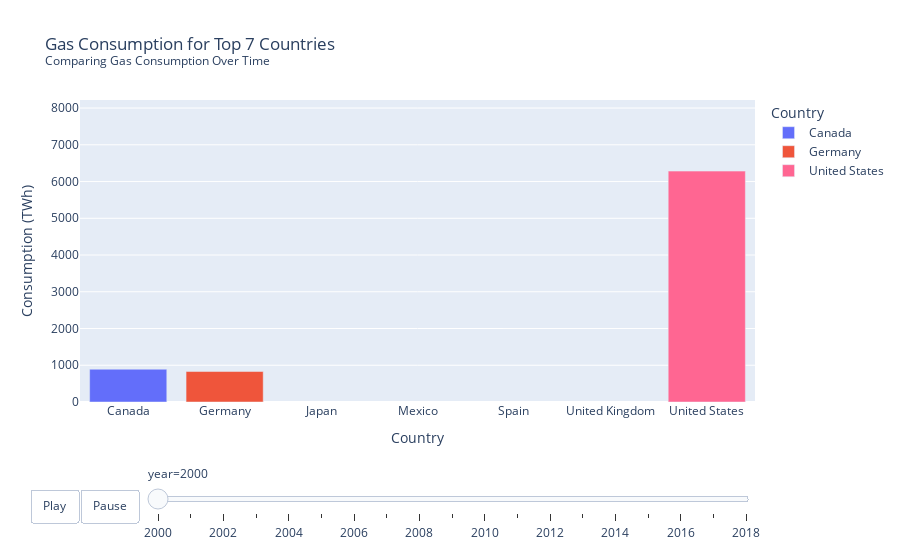

Source (notebook cell):
### Code cell
# Slower animation for gas consumption with Play and Pause buttons
fig_gas = px.bar(ct, x='country', y='gas_consumption', color='country',
                 animation_frame="year", 
                 animation_group="country", 
                 range_y=[0, ct['gas_consumption'].max()], 
                 title=('Gas Consumption for Top 7 Countries<br><sup>Comparing Gas Consumption Over Time</sup>'),
                 labels={'gas_consumption': 'Consumption (TWh)', 'country': 'Country'})

# Adding Play and Pause buttons
fig_gas.update_layout(
    updatemenus=[{
        'buttons': [
            {
                'args': [None, {'frame': {'duration': 1000, 'redraw': True}, 'fromcurrent': True}],
                'label': 'Play',
                'method': 'animate'
            },
            {
                'args': [[None], {'frame': {'duration': 0, 'redraw': False}, 'mode': 'immediate', 'transition': {'duration': 0}}],
                'label': 'Pause',
                'method': 'animate'
            }
        ],
        'direction': 'left',
        'pad': {'r': 10, 't': 87},
        'showactive': False,
        'type': 'buttons',
        'x': 0.1,
        'xanchor': 'right',
        'y': 0,
        'yanchor': 'top'
    }]
)

fig_gas.show()

### Figure 1 — Plotly figure (JSON) as saved in the notebook; plotly's stock layout.template omitted (floating-point values rounded to 4 significant figures)
{"data": [{"alignmentgroup": "True", "hovertemplate": "Country=%{x}<br>year=2000<br>Consumption (TWh)=%{y}<extra></extra>", "ids": ["Canada", "Canada", "Canada", "Canada", "Canada", "Canada", "Canada", "Canada", "Canada"], "legendgroup": "Canada", "marker": {"color": "#636efa", "pattern": {"shape": ""}}, "name": "Canada", "offsetgroup": "Canada", "orientation": "v", "showlegend": true, "textposition": "auto", "type": "bar", "x": ["Canada", "Canada", "Canada", "Canada", "Canada", "Canada", "Canada", "Canada", "Canada"], "xaxis": "x", "y": [892.2, 892.2, 892.2, 892.2, 892.2, 892.2, 892.2, 892.2, 892.2], "yaxis": "y"}, {"alignmentgroup": "True", "hovertemplate": "Country=%{x}<br>year=2000<br>Consumption (TWh)=%{y}<extra></extra>", "ids": ["Germany", "Germany", "Germany", "Germany", "Germany", "Germany", "Germany", "Germany", "Germany"], "legendgroup": "Germany", "marker": {"color": "#EF553B", "pattern": {"shape": ""}}, "name": "Germany", "offsetgroup": "Germany", "orientation": "v", "showlegend": true, "textposition": "auto", "type": "bar", "x": ["Germany", "Germany", "Germany", "Germany", "Germany", "Germany", "Germany", "Germany", "Germany"], "xaxis": "x", "y": [829.2, 829.2, 829.2, 829.2, 829.2, 829.2, 829.2, 829.2, 829.2], "yaxis": "y"}, {"alignmentgroup": "True", "hovertemplate": "Country=%{x}<br>year=2000<br>Consumption (TWh)=%{y}<extra></extra>", "ids": ["United States", "United States", "United States", "United States", "United States", "United States", "United States", "United States", "United States"], "legendgroup": "United States", "marker": {"color": "#FF6692", "pattern": {"shape": ""}}, "name": "United States", "offsetgroup": "United States", "orientation": "v", "showlegend": true, "textposition": "auto", "type": "bar", "x": ["United States", "United States", "United States", "United States", "United States", "United States", "United States", "United States", "United States"], "xaxis": "x", "y": [6284.0, 6284.0, 6284.0, 6284.0, 6284.0, 6284.0, 6284.0, 6284.0, 6284.0], "yaxis": "y"}], "layout": {"barmode": "relative", "legend": {"title": {"text": "Country"}, "tracegroupgap": 0}, "sliders": [{"active": 0, "currentvalue": {"prefix": "year="}, "len": 0.9, "pad": {"b": 10, "t": 60}, "steps": [{"args": [["2000"], {"frame": {"duration": 0, "redraw": true}, "fromcurrent": true, "mode": "immediate", "transition": {"duration": 0, "easing": "linear"}}], "label": "2000", "method": "animate"}, {"args": [["2001"], {"frame": {"duration": 0, "redraw": true}, "fromcurrent": true, "mode": "immediate", "transition": {"duration": 0, "easing": "linear"}}], "label": "2001", "method": "animate"}, {"args": [["2002"], {"frame": {"duration": 0, "redraw": true}, "fromcurrent": true, "mode": "immediate", "transition": {"duration": 0, "easing": "linear"}}], "label": "2002", "method": "animate"}, {"args": [["2003"], {"frame": {"duration": 0, "redraw": true}, "fromcurrent": true, "mode": "immediate", "transition": {"duration": 0, "easing": "linear"}}], "label": "2003", "method": "animate"}, {"args": [["2004"], {"frame": {"duration": 0, "redraw": true}, "fromcurrent": true, "mode": "immediate", "transition": {"duration": 0, "easing": "linear"}}], "label": "2004", "method": "animate"}, {"args": [["2005"], {"frame": {"duration": 0, "redraw": true}, "fromcurrent": true, "mode": "immediate", "transition": {"duration": 0, "easing": "linear"}}], "label": "2005", "method": "animate"}, {"args": [["2006"], {"frame": {"duration": 0, "redraw": true}, "fromcurrent": true, "mode": "immediate", "transition": {"duration": 0, "easing": "linear"}}], "label": "2006", "method": "animate"}, {"args": [["2007"], {"frame": {"duration": 0, "redraw": true}, "fromcurrent": true, "mode": "immediate", "transition": {"duration": 0, "easing": "linear"}}], "label": "2007", "method": "animate"}, {"args": [["2008"], {"frame": {"duration": 0, "redraw": true}, "fromcurrent": true, "mode": "immediate", "transition": {"duration": 0, "easing": "linear"}}], "label": "2008", "method": "animate"}, {"args": [["2009"], {"frame": {"duration": 0, "redraw": true}, "fromcurrent": true, "mode": "immediate", "transition": {"duration": 0, "easing": "linear"}}], "label": "2009", "method": "animate"}, {"args": [["2010"], {"frame": {"duration": 0, "redraw": true}, "fromcurrent": true, "mode": "immediate", "transition": {"duration": 0, "easing": "linear"}}], "label": "2010", "method": "animate"}, {"args": [["2011"], {"frame": {"duration": 0, "redraw": true}, "fromcurrent": true, "mode": "immediate", "transition": {"duration": 0, "easing": "linear"}}], "label": "2011", "method": "animate"}, {"args": [["2012"], {"frame": {"duration": 0, "redraw": true}, "fromcurrent": true, "mode": "immediate", "transition": {"duration": 0, "easing": "linear"}}], "label": "2012", "method": "animate"}, {"args": [["2013"], {"frame": {"duration": 0, "redraw": true}, "fromcurrent": true, "mode": "immediate", "transition": {"duration": 0, "easing": "linear"}}], "label": "2013", "method": "animate"}, {"args": [["2014"], {"frame": {"duration": 0, "redraw": true}, "fromcurrent": true, "mode": "immediate", "transition": {"duration": 0, "easing": "linear"}}], "label": "2014", "method": "animate"}, {"args": [["2015"], {"frame": {"duration": 0, "redraw": true}, "fromcurrent": true, "mode": "immediate", "transition": {"duration": 0, "easing": "linear"}}], "label": "2015", "method": "animate"}, {"args": [["2016"], {"frame": {"duration": 0, "redraw": true}, "fromcurrent": true, "mode": "immediate", "transition": {"duration": 0, "easing": "linear"}}], "label": "2016", "method": "animate"}, {"args": [["2017"], {"frame": {"duration": 0, "redraw": true}, "fromcurrent": true, "mode": "immediate", "transition": {"duration": 0, "easing": "linear"}}], "label": "2017", "method": "animate"}, {"args": [["2018"], {"frame": {"duration": 0, "redraw": true}, "fromcurrent": true, "mode": "immediate", "transition": {"duration": 0, "easing": "linear"}}], "label": "2018", "method": "animate"}], "x": 0.1, "xanchor": "left", "y": 0, "yanchor": "top"}], "title": {"text": "Gas Consumption for Top 7 Countries<br><sup>Comparing Gas Consumption Over Time</sup>"}, "updatemenus": [{"buttons": [{"args": [null, {"frame": {"duration": 1000, "redraw": true}, "fromcurrent": true}], "label": "Play", "method": "animate"}, {"args": [[null], {"frame": {"duration": 0, "redraw": false}, "mode": "immediate", "transition": {"duration": 0}}], "label": "Pause", "method": "animate"}], "direction": "left", "pad": {"r": 10, "t": 87}, "showactive": false, "type": "buttons", "x": 0.1, "xanchor": "right", "y": 0, "yanchor": "top"}], "xaxis": {"anchor": "y", "categoryarray": ["Canada", "Germany", "Japan", "Mexico", "Spain", "United Kingdom", "United States"], "categoryorder": "array", "domain": [0, 1], "title": {"text": "Country"}}, "yaxis": {"anchor": "x", "domain": [0, 1], "range": [0, 8220.0], "title": {"text": "Consumption (TWh)"}}}}
